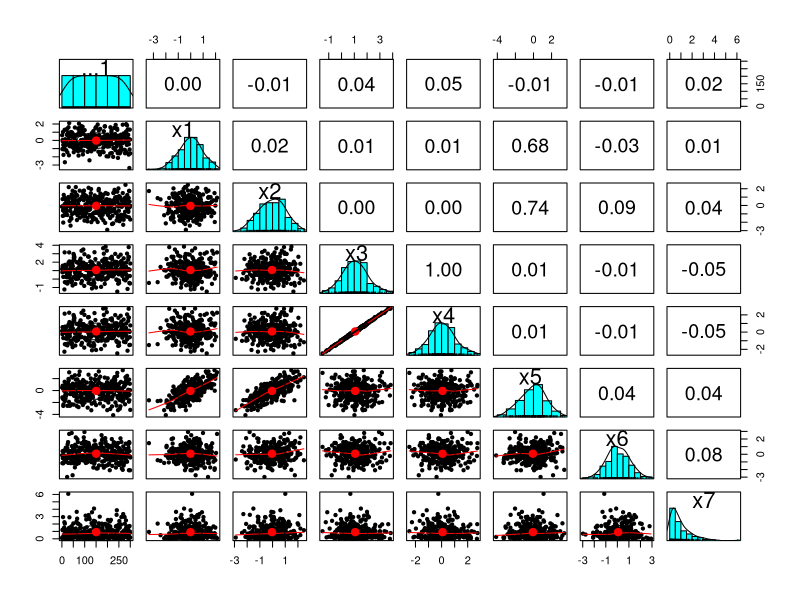
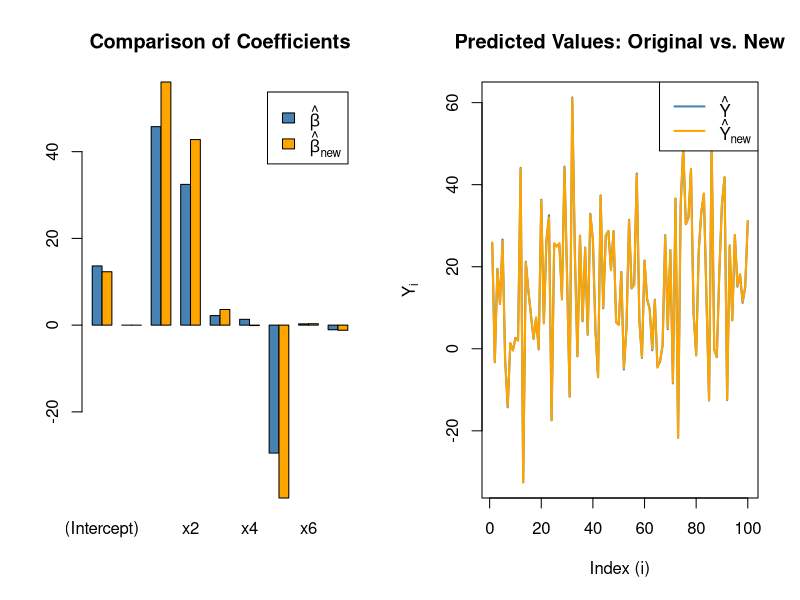

The R script that drew these images, in order:
## ---- chunk 1
# Load required libraries
library(tidyverse)
library(readr)
library(car) # Load car package and compute VIFs
library(psych) # For pairs.panels function
## ---- chunk 2
# Load the dataset and clean column names
data <- read_csv("ex8_data.csv")
names(data) <- trimws(names(data))  # remove leading/trailing spaces

# Separate Y (response) and X (predictors)
Y <- data$y
X <- data %>% select(-y)
## ---- chunk 3
# Compute and display the correlation matrix
cor_matrix <- cor(X)
print(cor_matrix)

## ---- chunk 4
# Visualize with scatterplot matrix
pairs.panels(X)
## ---- chunk 5
# Compute X^T X and its determinant
XtX <- t(as.matrix(X)) %*% as.matrix(X)
det_XtX <- det(XtX)
det_XtX
## ---- chunk 6
# Compute condition number using eigenvalues
eigen_vals <- eigen(XtX)$values
condition_number <- sqrt(max(eigen_vals) / min(eigen_vals))
condition_number
## ---- chunk 7
# Fit linear model using all predictors
vif_model <- lm(Y ~ ., data = X)
vif_values <- vif(vif_model)
vif_values
## ---- chunk 8
# Summarize the VIF values
summary(vif_values)
## ---- chunk 9
# Fit initial linear model with Y as the response
model_original <- lm(Y ~ ., data = X)
summary(model_original)
## ---- chunk 10
# Add random noise to Y
set.seed(123)
Y_new <- Y + rnorm(300, mean = 0, sd = 1)
## ---- chunk 11
# Fit model with Y_new
model_new <- lm(Y_new ~ ., data = X)
summary(model_new)
## ---- chunk 12
# Extract estimated coefficients
beta_hat <- coef(model_original)
beta_new <- coef(model_new)

# Compute predicted values
Y_hat <- predict(model_original)
Y_new_hat <- predict(model_new)

# Compute relative differences
beta_diff_norm <- sum((beta_hat - beta_new)^2) / sum(beta_hat^2)
pred_diff_norm <- sum((Y - Y_new_hat)^2) / sum(Y^2)
## ---- chunk 13
# Plotting side-by-side: Coefficients and Predictions
par(mfrow = c(1, 2))

# Barplot: Compare coefficients
barplot(
  rbind(beta_hat, beta_new),
  beside = TRUE,
  col = c("steelblue", "orange"),
  names.arg = names(beta_hat),
  legend.text = c(expression(hat(beta)), expression(hat(beta)[new])),
  main = "Comparison of Coefficients"
)

# Scatter plot: Compare predictions (first 100)
plot(
  Y_hat[1:100], type = "l", col = "steelblue", lwd = 2,
  ylim = range(c(Y_hat[1:100], Y_new_hat[1:100])),
  ylab = expression(hat(Y)[i]), xlab = "Index (i)",
  main = "Predicted Values: Original vs. New"
)
lines(Y_new_hat[1:100], col = "orange", lwd = 2)
legend("topright", 
       legend = c(expression(hat(Y)), expression(hat(Y)[new])), 
       col = c("steelblue", "orange"), 
       lty = 1, 
       lwd = 2)
## ---- chunk 14
# Display computed magnitudes (ASCII-safe)
cat("||b_hat - b_hat_new||^2 / ||b_hat||^2 =", round(beta_diff_norm, 4), "\n")
cat("||Y - Y_hat_new||^2 / ||Y||^2 =", round(pred_diff_norm, 4), "\n")
## ---- chunk 15
# Define arbitrary vectors x and Y of length n
n <- 300
set.seed(42)
x <- rnorm(n)
Y <- 2 * x + rnorm(n)

# Compute least squares estimator analytically
beta_hat <- sum(x * Y) / sum(x^2)
beta_hat
## ---- chunk 16
# Extract j-th column from X (e.g., j = 3)
j <- 3
x_j <- as.matrix(X[[j]])  # ensure column is matrix for matrix ops

# Construct projection matrix onto 1_n
n <- length(Y)
P0 <- matrix(1 / n, nrow = n, ncol = n)

# Construct centered regressor w
w <- (diag(n) - P0) %*% x_j

# Compute beta_j manually
beta_j_manual <- as.numeric( t(w) %*% Y / sum(w^2) )
beta_j_manual
## ---- chunk 17
# Simple regression of Y on x_j with intercept
model_j <- lm(Y ~ x_j)
coef(model_j)[2]  # beta_j from standard lm
## ---- chunk 18
# Select predictor index j
j <- 2  # corresponds to x3

# Define matrix dimensions
n <- nrow(X)
X_mat <- as.matrix(X)

# Extract x^(j)
xj <- X_mat[, j, drop = FALSE]

# Construct projection matrix P_0 = 1/n * 1_n 1_n^T
P0 <- matrix(1 / n, nrow = n, ncol = n)

# Compute w = (I - P0) xj
I_n <- diag(n)
w <- (I_n - P0) %*% xj

# Compute P_{-j} from X without column j
X_minus_j <- X_mat[, -j]
P_minus_j <- X_minus_j %*% solve(t(X_minus_j) %*% X_minus_j) %*% t(X_minus_j)

# Compute z = (I - P_{-j}) w
z <- (I_n - P_minus_j) %*% w

# Final estimator
beta_j_part_c <- as.numeric( t(z) %*% Y / sum(z^2) )
beta_j_part_c
## ---- chunk 19
# Compare with previous part (b)
beta_j_manual

# Compare with standard lm()
coef(model_j)[2]
## ---- chunk 20
# Compute SST and SSE
sst <- sum(w^2)
sse <- sum(((diag(n) - P_minus_j) %*% w)^2)

# Compute VIF
vif_proj <- sst / sse
vif_proj

# Compare with theoretical VIF
vif_theoretical <- 1 / (1 - summary(lm(xj ~ X_minus_j))$r.squared)
vif_theoretical
## ---- chunk 21
# Symbolic identity (written for documentation clarity)
# E[Z W^T] = Cov(Z, W) + E[Z] E[W]^T
